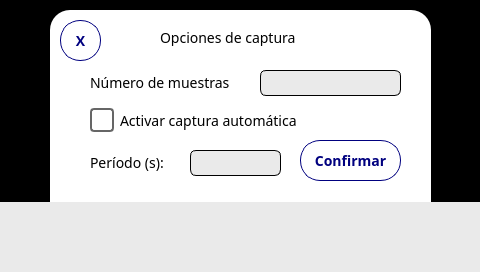
<?xml version="1.0" encoding="UTF-8"?>
<ui version="4.0">
 <class>Form</class>
 <widget class="QWidget" name="Form">
  <property name="geometry">
   <rect>
    <x>0</x>
    <y>0</y>
    <width>480</width>
    <height>272</height>
   </rect>
  </property>
  <property name="windowTitle">
   <string>Form</string>
  </property>
  <property name="styleSheet">
   <string notr="true">font: 14px Poppins;</string>
  </property>
  <widget class="QLabel" name="lblOpacity">
   <property name="geometry">
    <rect>
     <x>0</x>
     <y>0</y>
     <width>480</width>
     <height>320</height>
    </rect>
   </property>
   <property name="styleSheet">
    <string notr="true">background-color: black;</string>
   </property>
   <property name="text">
    <string/>
   </property>
  </widget>
  <widget class="QWidget" name="Widget1" native="true">
   <property name="enabled">
    <bool>true</bool>
   </property>
   <property name="geometry">
    <rect>
     <x>50</x>
     <y>10</y>
     <width>381</width>
     <height>221</height>
    </rect>
   </property>
   <property name="styleSheet">
    <string notr="true">border-radius: 20px;
background-color: white;</string>
   </property>
   <widget class="QLineEdit" name="periodLine">
    <property name="geometry">
     <rect>
      <x>140</x>
      <y>140</y>
      <width>91</width>
      <height>26</height>
     </rect>
    </property>
    <property name="styleSheet">
     <string notr="true">border-color: rgb(0, 0, 0);
border-style: solid;
border-width: 1px;
border-radius: 6px;
font: 14px &quot;Poppins&quot;;
background-color: rgb(234, 234, 234);</string>
    </property>
    <property name="maxLength">
     <number>50</number>
    </property>
    <property name="echoMode">
     <enum>QLineEdit::Normal</enum>
    </property>
    <property name="placeholderText">
     <string/>
    </property>
   </widget>
   <widget class="QPushButton" name="confirmBtn">
    <property name="geometry">
     <rect>
      <x>250</x>
      <y>130</y>
      <width>101</width>
      <height>41</height>
     </rect>
    </property>
    <property name="styleSheet">
     <string notr="true">QPushButton {
	border: 1px solid #00007f;
	background-color: white;
	color: #00007f;
	font-size: 14px;
	font-family: Poppins;
	font-weight: 500;
}</string>
    </property>
    <property name="text">
     <string>Confirmar</string>
    </property>
   </widget>
   <widget class="QPushButton" name="closeBtn">
    <property name="geometry">
     <rect>
      <x>10</x>
      <y>10</y>
      <width>41</width>
      <height>41</height>
     </rect>
    </property>
    <property name="styleSheet">
     <string notr="true">QPushButton {
	border: 1px solid #00007f;
	background-color: white;
	color: #00007f;
	font-size: 14px;
	font-family: Poppins;
	font-weight: 500;
}</string>
    </property>
    <property name="text">
     <string>X</string>
    </property>
   </widget>
   <widget class="QCheckBox" name="captureCheckBox">
    <property name="geometry">
     <rect>
      <x>40</x>
      <y>95</y>
      <width>271</width>
      <height>31</height>
     </rect>
    </property>
    <property name="styleSheet">
     <string notr="true">QCheckBox {
	background-color: transparent;
	height: 10px;
	font: 14px &quot;Poppins&quot;;
}

QCheckBox::indicator {
    width: 20px; /* Ancho del indicador */
    height: 20px; /* Alto del indicador */
    border-radius: 4px; /* Bordes redondeados */
    border: 2px solid #666; /* Borde del indicador */
}

QCheckBox::indicator:checked {
    background-color: #00007f; /* Color de fondo cuando está marcado */
}

QCheckBox::indicator:unchecked {
    background-color: transparent;
}</string>
    </property>
    <property name="text">
     <string>Activar captura automática</string>
    </property>
   </widget>
   <widget class="QLineEdit" name="totalSamplesLine">
    <property name="geometry">
     <rect>
      <x>210</x>
      <y>60</y>
      <width>141</width>
      <height>26</height>
     </rect>
    </property>
    <property name="styleSheet">
     <string notr="true">border-color: rgb(0, 0, 0);
border-style: solid;
border-width: 1px;
border-radius: 6px;
font: 14px &quot;Poppins&quot;;
background-color: rgb(234, 234, 234);</string>
    </property>
    <property name="maxLength">
     <number>50</number>
    </property>
    <property name="echoMode">
     <enum>QLineEdit::Normal</enum>
    </property>
    <property name="placeholderText">
     <string/>
    </property>
   </widget>
   <widget class="QLabel" name="label">
    <property name="geometry">
     <rect>
      <x>110</x>
      <y>20</y>
      <width>171</width>
      <height>16</height>
     </rect>
    </property>
    <property name="text">
     <string>Opciones de captura</string>
    </property>
   </widget>
   <widget class="QLabel" name="label_3">
    <property name="geometry">
     <rect>
      <x>40</x>
      <y>65</y>
      <width>161</width>
      <height>16</height>
     </rect>
    </property>
    <property name="text">
     <string>Número de muestras</string>
    </property>
   </widget>
   <widget class="QLabel" name="label_4">
    <property name="geometry">
     <rect>
      <x>40</x>
      <y>145</y>
      <width>91</width>
      <height>16</height>
     </rect>
    </property>
    <property name="text">
     <string>Período (s):</string>
    </property>
   </widget>
   <zorder>periodLine</zorder>
   <zorder>closeBtn</zorder>
   <zorder>captureCheckBox</zorder>
   <zorder>totalSamplesLine</zorder>
   <zorder>confirmBtn</zorder>
   <zorder>label</zorder>
   <zorder>label_3</zorder>
   <zorder>label_4</zorder>
  </widget>
  <widget class="QWidget" name="widgetKeyboard" native="true">
   <property name="geometry">
    <rect>
     <x>0</x>
     <y>202</y>
     <width>480</width>
     <height>70</height>
    </rect>
   </property>
   <property name="styleSheet">
    <string notr="true">background-color: rgb(234, 234, 234);</string>
   </property>
  </widget>
 </widget>
 <resources/>
 <connections/>
</ui>
